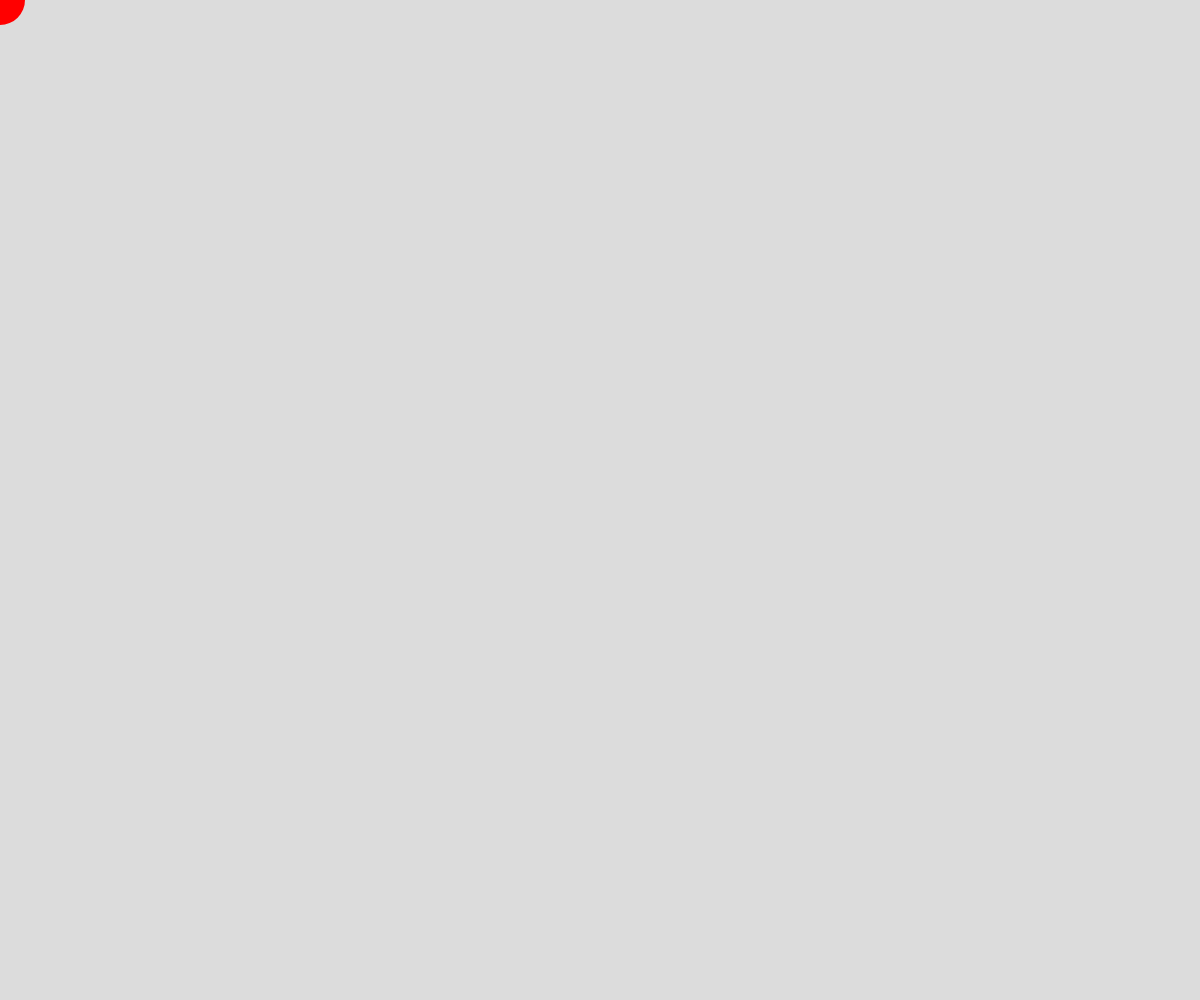
Frame 1 (no input)
Frame 60 (no input): identical to frame 1, image omitted
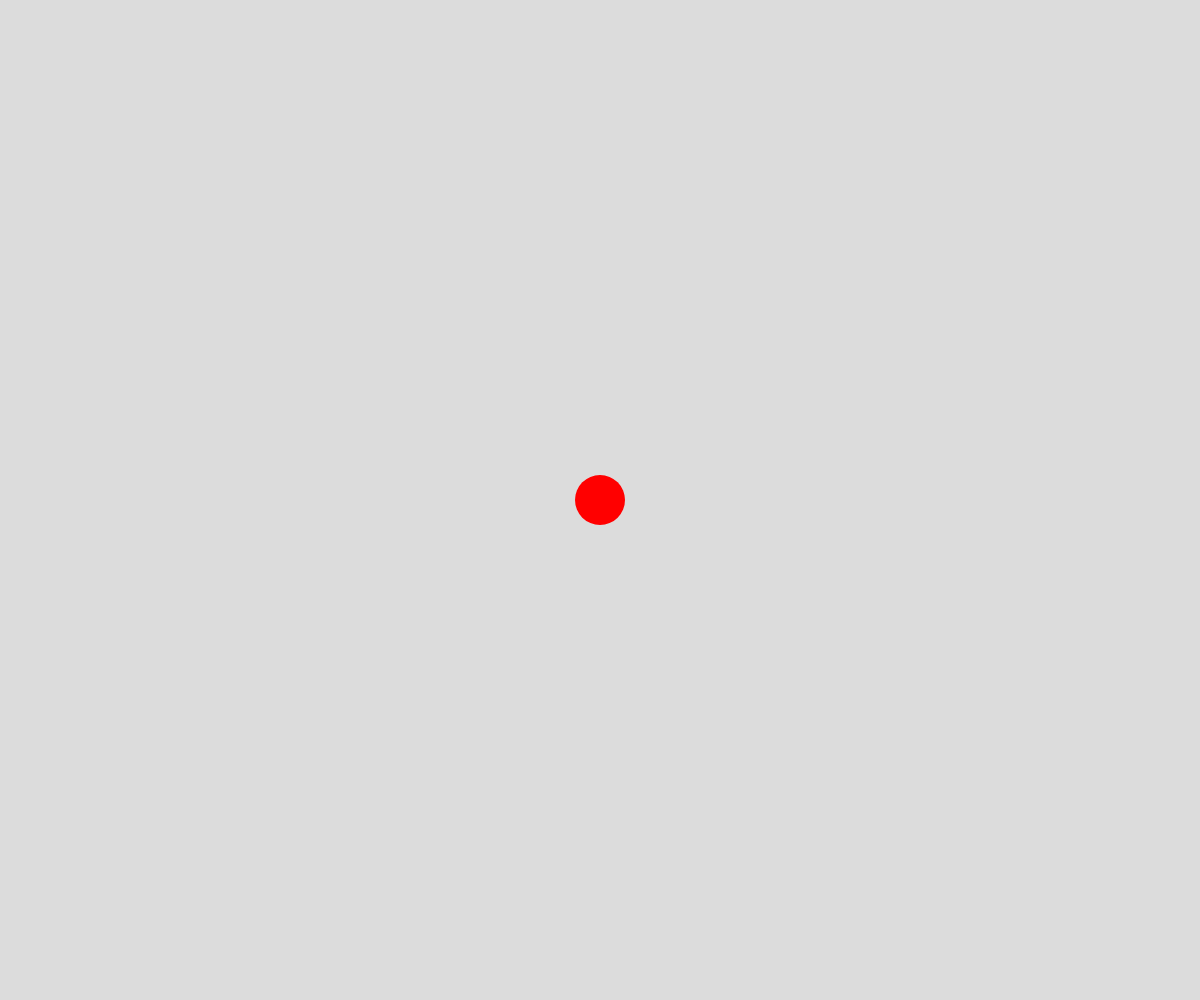
Frame 120 (the mouse pressed at the canvas centre since frame 60)

The p5.js sketch that drew these frames (run headless with seeded random() and noise() and a simulated clock; from frame 60 on, the mouse is pressed at the canvas centre):

// p5.js sketch
// ── sketch.js
function setup() {
    createCanvas(windowWidth, windowHeight);
}

function draw(){
    background(220);
    noStroke();
    fill(255, 0, 0);
    circle(mouseX, mouseY, 50);
}

function windowResized(){
    resizeCanvas(windowWidth, windowHeight);
}
